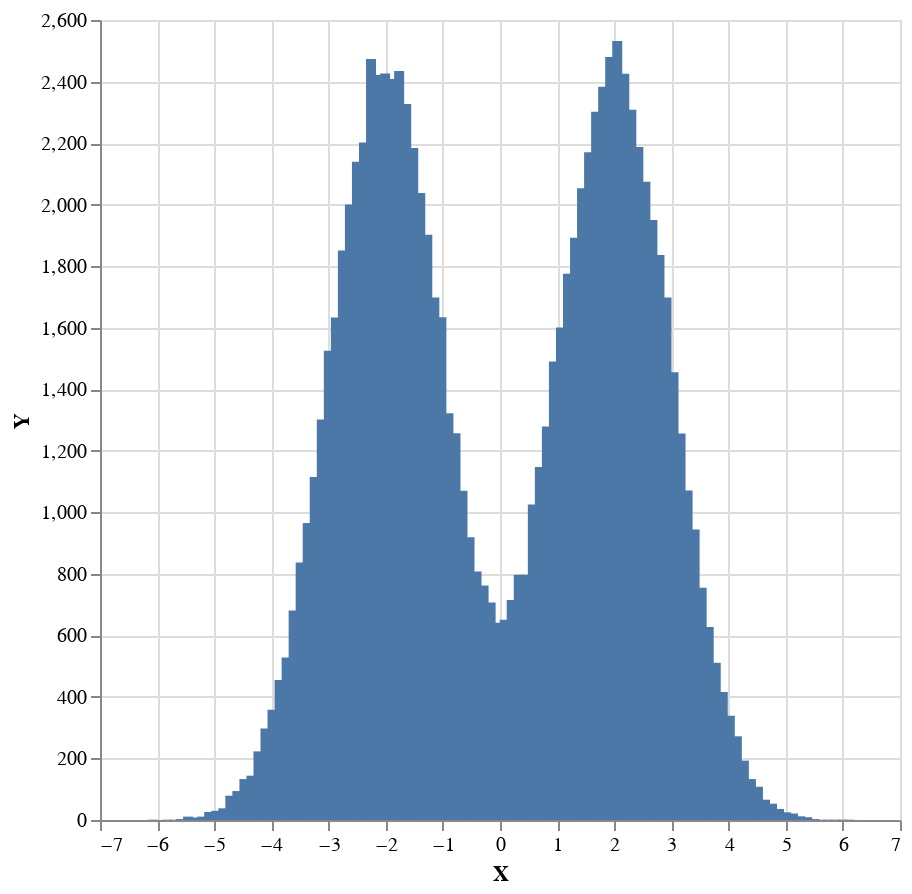

Notebook code cell kept with this figure:
### Markdown cell above
## Prior predictive

Prior predictive model is an application of the generative distribution to the prior distribution.

Similarly as in `Sampling.ipynb` example we need to introduce a constant weight by mapping samples to a pair (value, score) with `(,constWeight) <$> `.

### Code cell
constWeight = 1 :: Log Double

sampler $ plot . histogramToList . histogram 100 <$> replicateM 100000 ((,constWeight) <$>  priorPredictive model)

### Figure 1 — Vega-Lite specification as saved in the notebook (floating-point values rounded to 4 significant figures)
{"$schema": "https://vega.github.io/schema/vega-lite/v4.json", "data": {"values": [{"X": -6.073, "Y": 1}, {"X": -5.95, "Y": 0}, {"X": -5.827, "Y": 1}, {"X": -5.704, "Y": 1}, {"X": -5.581, "Y": 3}, {"X": -5.458, "Y": 11}, {"X": -5.335, "Y": 8}, {"X": -5.212, "Y": 11}, {"X": -5.088, "Y": 26}, {"X": -4.965, "Y": 30}, {"X": -4.842, "Y": 38}, {"X": -4.719, "Y": 79}, {"X": -4.596, "Y": 94}, {"X": -4.473, "Y": 133}, {"X": -4.35, "Y": 144}, {"X": -4.227, "Y": 223}, {"X": -4.104, "Y": 297}, {"X": -3.98, "Y": 358}, {"X": -3.857, "Y": 455}, {"X": -3.734, "Y": 528}, {"X": -3.611, "Y": 681}, {"X": -3.488, "Y": 837}, {"X": -3.365, "Y": 965}, {"X": -3.242, "Y": 1115}, {"X": -3.119, "Y": 1302}, {"X": -2.996, "Y": 1525}, {"X": -2.873, "Y": 1633}, {"X": -2.749, "Y": 1851}, {"X": -2.626, "Y": 2000}, {"X": -2.503, "Y": 2139}, {"X": -2.38, "Y": 2202}, {"X": -2.257, "Y": 2473}, {"X": -2.134, "Y": 2421}, {"X": -2.011, "Y": 2426}, {"X": -1.888, "Y": 2408}, {"X": -1.765, "Y": 2434}, {"X": -1.641, "Y": 2327}, {"X": -1.518, "Y": 2184}, {"X": -1.395, "Y": 2038}, {"X": -1.272, "Y": 1902}, {"X": -1.149, "Y": 1698}, {"X": -1.026, "Y": 1634}, {"X": -0.9028, "Y": 1322}, {"X": -0.7797, "Y": 1257}, {"X": -0.6566, "Y": 1070}, {"X": -0.5335, "Y": 919}, {"X": -0.4104, "Y": 808}, {"X": -0.2873, "Y": 762}, {"X": -0.1641, "Y": 707}, {"X": -0.04104, "Y": 641}, {"X": 0.08207, "Y": 651}, {"X": 0.2052, "Y": 715}, {"X": 0.3283, "Y": 797}, {"X": 0.4514, "Y": 797}, {"X": 0.5745, "Y": 1025}, {"X": 0.6976, "Y": 1147}, {"X": 0.8207, "Y": 1279}, {"X": 0.9438, "Y": 1490}, {"X": 1.067, "Y": 1601}, {"X": 1.19, "Y": 1775}, {"X": 1.313, "Y": 1892}, {"X": 1.436, "Y": 2053}, {"X": 1.559, "Y": 2170}, {"X": 1.682, "Y": 2302}, {"X": 1.806, "Y": 2383}, {"X": 1.929, "Y": 2480}, {"X": 2.052, "Y": 2532}, {"X": 2.175, "Y": 2425}, {"X": 2.298, "Y": 2308}, {"X": 2.421, "Y": 2187}, {"X": 2.544, "Y": 2074}, {"X": 2.667, "Y": 1950}, {"X": 2.79, "Y": 1836}, {"X": 2.914, "Y": 1698}, {"X": 3.037, "Y": 1455}, {"X": 3.16, "Y": 1256}, {"X": 3.283, "Y": 1071}, {"X": 3.406, "Y": 944}, {"X": 3.529, "Y": 755}, {"X": 3.652, "Y": 627}, {"X": 3.775, "Y": 511}, {"X": 3.898, "Y": 416}, {"X": 4.022, "Y": 339}, {"X": 4.145, "Y": 272}, {"X": 4.268, "Y": 193}, {"X": 4.391, "Y": 133}, {"X": 4.514, "Y": 108}, {"X": 4.637, "Y": 66}, {"X": 4.76, "Y": 53}, {"X": 4.883, "Y": 36}, {"X": 5.006, "Y": 25}, {"X": 5.129, "Y": 21}, {"X": 5.253, "Y": 12}, {"X": 5.376, "Y": 9}, {"X": 5.499, "Y": 3}, {"X": 5.622, "Y": 1}, {"X": 5.745, "Y": 1}, {"X": 5.868, "Y": 1}, {"X": 5.991, "Y": 1}, {"X": 6.114, "Y": 1}]}, "encoding": {"x": {"field": "X", "type": "quantitative"}, "y": {"field": "Y", "type": "quantitative"}}, "height": 400, "mark": "bar", "width": 400}
